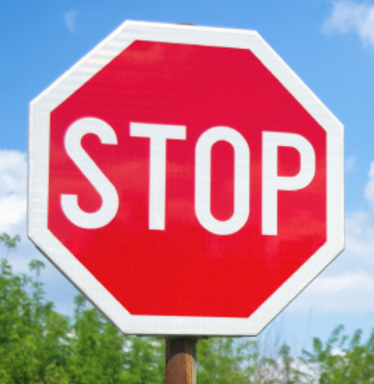
#> input picture web_data/raw/14.png, 374 x 384 px
$ jupyter execute --allow-errors X_internet_images.ipynb   (shell and % lines are left out)   (older library calls are emulated)
#> lines starting #> are read from the running program, lines starting #| are printed output that depends on the picture
[cell 1]
def get_ylabel(filename) :
    y_label = filename.split('.')[0]
    if '_' in y_label :
        y_label = y_label.split('_')[0]
    return y_label

print('14.png =',get_ylabel('14.png'))
print('14_1.png =',get_ylabel('14_1.png'))
#> further down, im1 is the input picture: PIL image 374x384 RGBA; mean R, G, B, A 183.9, 131.8, 147.9, 255
#> `im1_scaled = im1.resize((32, 32), Image.ANTIALIAS)`:
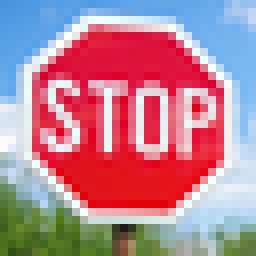
#> im1_scaled: PIL image 32x32 RGBA (shown 8 times larger); mean R, G, B, A 184, 131.9, 147.9, 255

[cell 2]
import os
from PIL import Image

X_internet = []
y_labels=[]
#> (the rest of this cell did not finish here and is left out)
